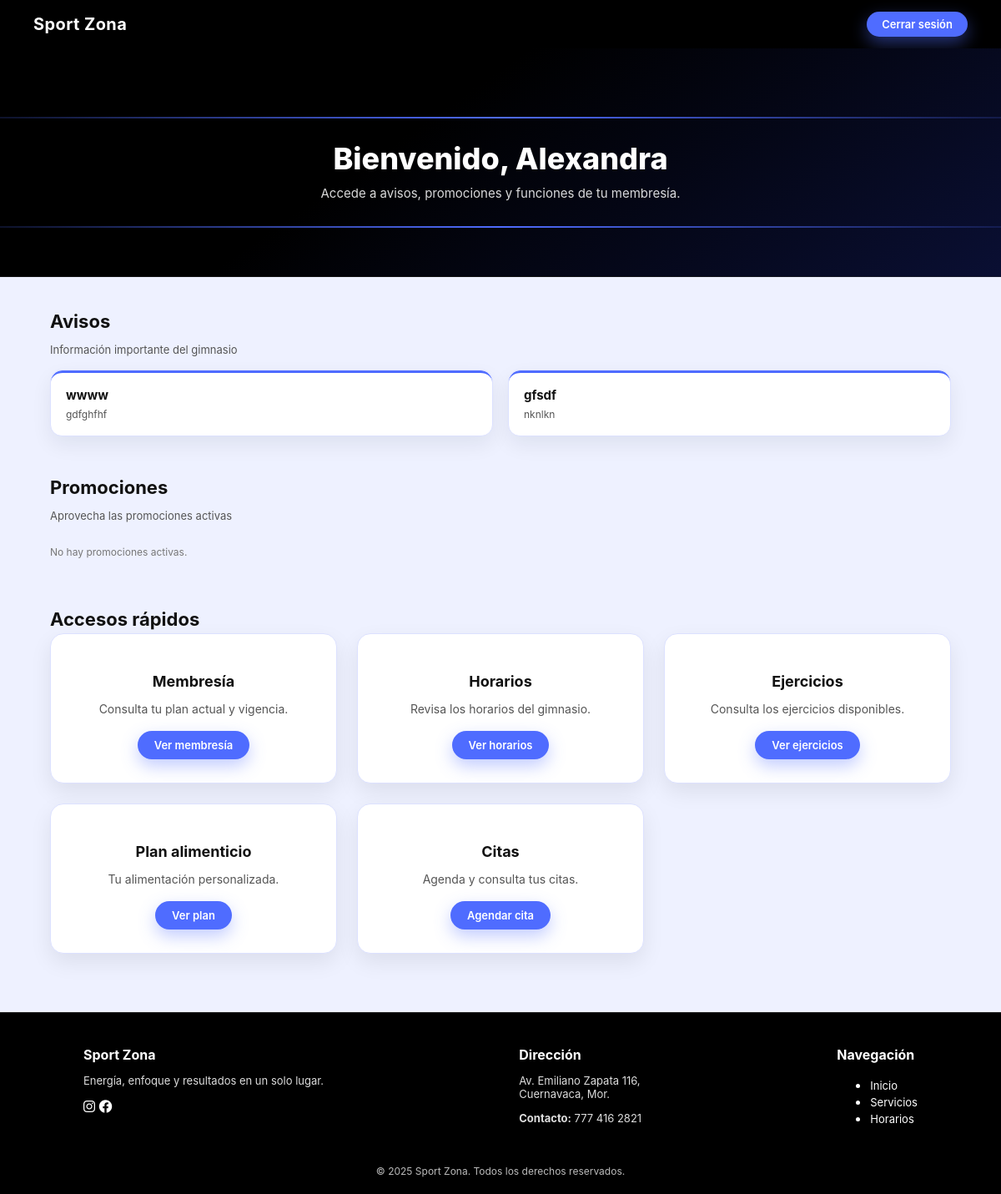
The app's page /index.php?controller=cliente&action=index (signed in), older data.
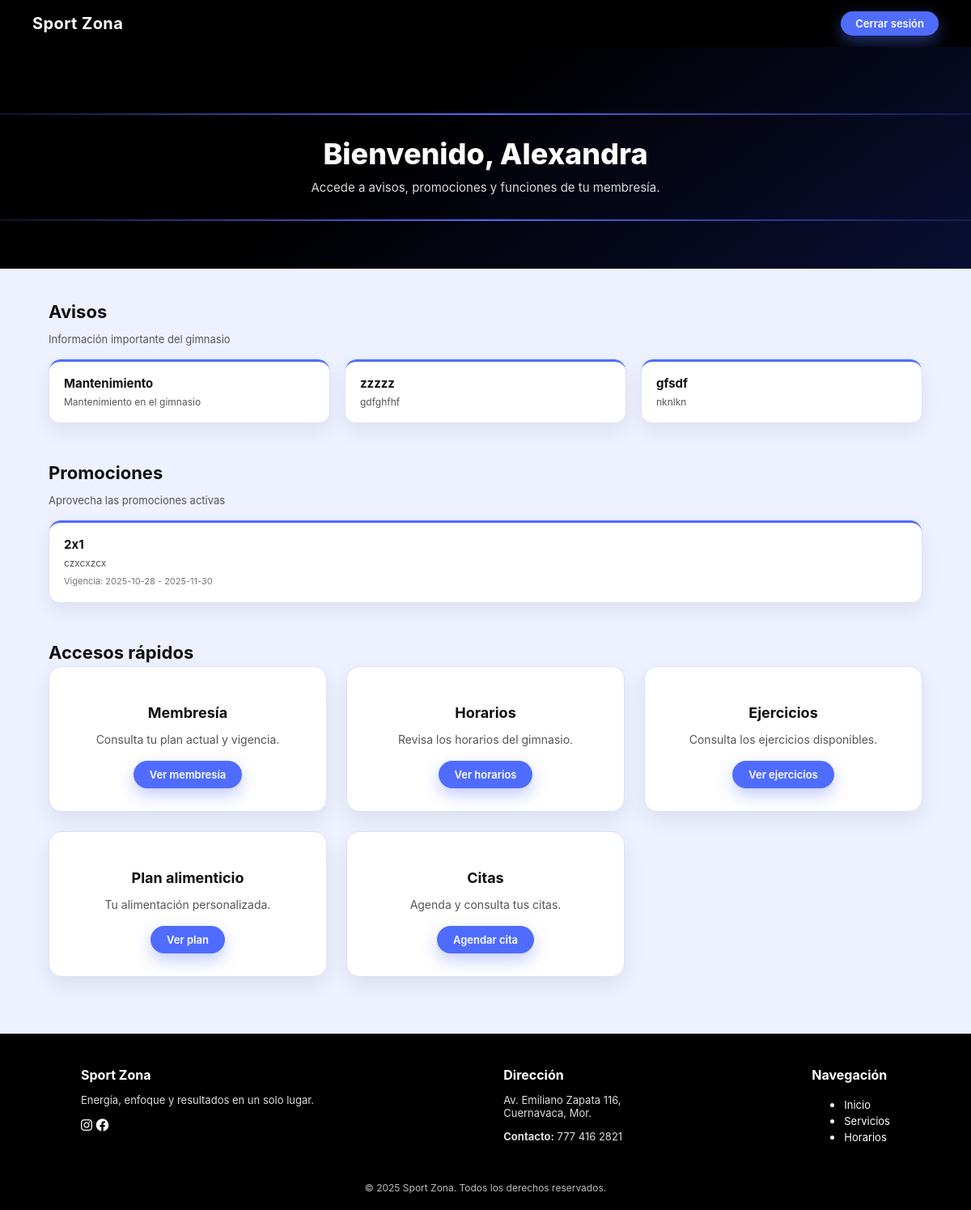
The same page, newer data.
### tables this page shows
CREATE TABLE `avisos` (
  `idAviso` int(11) NOT NULL AUTO_INCREMENT,
  `titulo` varchar(255) NOT NULL,
  `mensaje` text NOT NULL,
  `audiencia` enum('todos','nuevos','activos','inactivos') DEFAULT 'todos',
  `etiquetas` varchar(500) DEFAULT NULL,
  `nivel` enum('informativo','importante','critico') DEFAULT 'informativo',
  `fecha_envio` datetime DEFAULT NULL,
  `estado` enum('borrador','programado','publicado') DEFAULT 'borrador',
  `idAdministrador` int(11) DEFAULT NULL,
  `fecha_creacion` datetime DEFAULT current_timestamp(),
  PRIMARY KEY (`idAviso`),
  KEY `idAdministrador` (`idAdministrador`),
  CONSTRAINT `avisos_ibfk_1` FOREIGN KEY (`idAdministrador`) REFERENCES `administrador` (`idAdministrador`) ON DELETE SET NULL
);

CREATE TABLE `promocion` (
  `idPromocion` int(11) NOT NULL AUTO_INCREMENT,
  `nombrePromo` varchar(100) NOT NULL,
  `descripcionPromo` text DEFAULT NULL,
  `fechaInicio` date DEFAULT NULL,
  `fechaFin` date DEFAULT NULL,
  `estadoAct` enum('borrador','programado','activo','expirado') DEFAULT 'borrador',
  `tipoPromo` enum('descuento','2x1','invitacion','otro') DEFAULT 'descuento',
  `codigoPromo` varchar(45) DEFAULT NULL,
  `etiquetas` varchar(255) DEFAULT NULL,
  `idAdministrador` int(11) DEFAULT NULL,
  `imagenPromo` varchar(255) DEFAULT NULL,
  `fechaCreacion` timestamp NOT NULL DEFAULT current_timestamp(),
  PRIMARY KEY (`idPromocion`),
  KEY `idAdministrador` (`idAdministrador`),
  CONSTRAINT `promocion_ibfk_1` FOREIGN KEY (`idAdministrador`) REFERENCES `administrador` (`idAdministrador`) ON DELETE SET NULL
);

### app/controllers/ClienteController.php (called while the page is built, shortened)
<?php
class ClienteController {
    private $db;
    public function __construct($connection) {
        $this->db = $connection;
    }
    public function index() {
        require_once __DIR__ . '/../models/AvisoModel.php';
        $avisoModel = new AvisoModel($this->db);
        $avisosDestacados = $avisoModel->obtenerAvisosPublicadosCliente();
        require_once __DIR__ . '/../models/PromocionModel.php';
        $promoModel = new PromocionModel($this->db);
        $promosVigentes = $promoModel->obtenerPromocionesVigentesCliente();
        require __DIR__ . '/../views/cliente/dashboard.php';
    }
}

### app/models/AvisoModel.php (called while the page is built, shortened)
<?php
class AvisoModel {
    private $conn;
    public function __construct($db) {
        $this->conn = $db;
    }
    public function obtenerAvisosPublicadosCliente() {
        $sql = "SELECT * FROM avisos
                WHERE estado = 'publicado'
                AND fecha_envio <= NOW()
                ORDER BY fecha_creacion DESC";
        $result = mysqli_query($this->conn, $sql);
        $avisos = [];
        if ($result) {
            while ($row = mysqli_fetch_assoc($result)) {
                $avisos[] = $row;
            }
        }
        return $avisos;
    }
}
?>

### app/models/PromocionModel.php (called while the page is built, shortened)
<?php
class PromocionModel {
    private $conn;
    public function __construct($db) {
        $this->conn = $db;
    }
    public function obtenerPromocionesVigentesCliente($limite = 4) {
        $sql = "SELECT * FROM promocion
                WHERE LOWER(estadoAct) = 'activo'
                AND DATE(fechaInicio) <= CURDATE()
                AND DATE(fechaFin) >= CURDATE()
                ORDER BY fechaFin ASC
                LIMIT ?";
        $stmt = mysqli_prepare($this->conn, $sql);
        mysqli_stmt_bind_param($stmt, "i", $limite);
        mysqli_stmt_execute($stmt);
        $result = mysqli_stmt_get_result($stmt);
        $promos = [];
        while ($row = mysqli_fetch_assoc($result)) {
            $promos[] = $row;
        }
        return $promos;
    }
}
?>

### app/views/cliente/dashboard.php (the view, shortened to what the changed rows need)
<!DOCTYPE html>
<html lang="es">
<head>
    <link rel="stylesheet" href="public/css/dashboard-cliente.css">
    <link rel="stylesheet" href="https://cdnjs.cloudflare.com/ajax/libs/font-awesome/6.4.0/css/all.min.css">
</head>
<body>
<section class="hero">
    <h1>Bienvenido, <?= htmlspecialchars($_SESSION['nombre']) ?></h1>
</section>
<div class="container">
    <section class="section-block">
        <h2>Avisos</h2>
        <div class="cards-row">
            <?php if (!empty($avisosDestacados)): ?>
                <?php foreach ($avisosDestacados as $aviso): ?>
                    <a class="notice-card" href="">
                        <h3><?= htmlspecialchars($aviso['titulo']); ?></h3>
                        <p><?= nl2br(htmlspecialchars($aviso['mensaje'])); ?></p>
                    </a>
                <?php endforeach; ?>
            <?php else: ?>
                <p class="empty-msg">No hay avisos disponibles.</p>
            <?php endif; ?>
        </div>
    </section>
    <section class="section-block">
        <h2>Promociones</h2>
        <div class="cards-row">
            <?php if (!empty($promosVigentes)): ?>
                <?php foreach ($promosVigentes as $promo): ?>
                    <a class="promo-card" href="">
                        <h3><?= htmlspecialchars($promo['nombrePromo']); ?></h3>
                        <p><?= nl2br(htmlspecialchars($promo['descripcionPromo'])); ?></p>
                        <span class="promo-fechas">
                            Vigencia: <?= htmlspecialchars($promo['fechaInicio']); ?> -
                            <?= htmlspecialchars($promo['fechaFin']); ?>
                        </span>
                    </a>
                <?php endforeach; ?>
            <?php else: ?>
                <p class="empty-msg">No hay promociones activas.</p>
            <?php endif; ?>
        </div>
    </section>
    <section class="section-block">
        <h2>Accesos rápidos</h2>
    </section>
</div>
</body>
</html>

Row changes from the older to the newer data that the page shows:
added avisos: titulo "Mantenimiento", mensaje "Mantenimiento en el gimnasio"
changed avisos "gdfghfhf": titulo "wwww" → "zzzzz"
now on this page (row edited): promocion: nombrePromo "2x1", descripcionPromo "czxcxzcx", fechaInicio "2025-10-28", fechaFin "2025-11-30"
Text that changed along with them:
text no longer shown: "No hay promociones activas."
